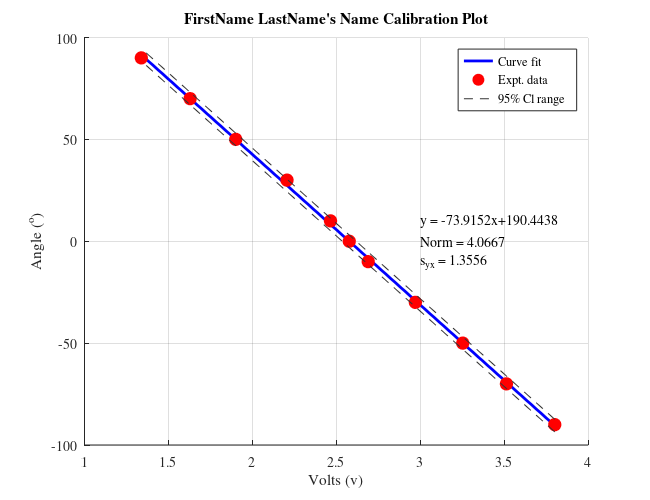
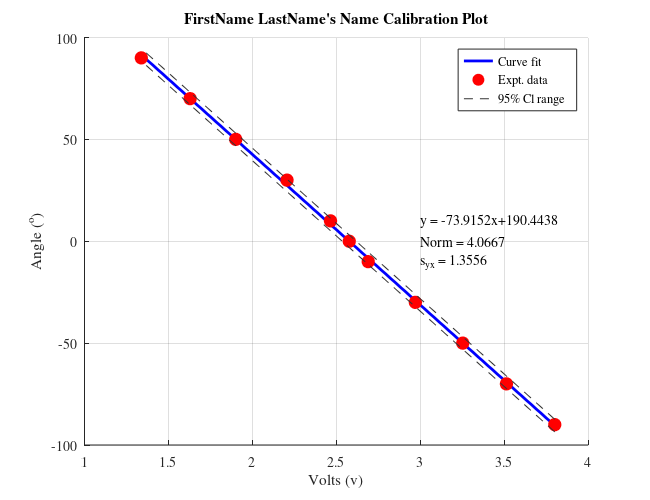

Source code (MATLAB) for these figures, in order:
% This is a generic program to generate calibration plot and provide slope
% and intercept data; This code can be used for calibration for other
% experiments too.
%%%%%%%%%%%%%%%%%%%%%%%%%%%%%%%%%%%%%%%%%%%%%%%
% Date: 7/18/25
% Dr. Christopher Bitikofer
% This is a basic program to demonstrate the use of polyfit command and
% calculate norm and standard error of fit.
% User has to provide appropriate information - see beginning of code
%%%%%%%%%%%%%%%%%%%%%%%%%%%%%%%%%%%%%%%%%%%%%%%
clear; close all; clc

%% User have to manually add information- change x, y, and t_nuP values as required.
x = [3.8005 3.5127 3.2527 2.9704 2.6897 2.5767 2.465 2.206 1.9007 1.6289 1.3384]; % Example Voltage Data
y = [-90 -70 -50 -30 -10 0 10 30 50 70 90]; % Angular Location of Pendulum
t_nuP= 2.262; % Value read from t-student's table
plotTitle = 'FirstName LastName''s Name Calibration Plot';

%% End of user information
[p,s] = polyfit (x,y,1); % Curve fitting with 1st order fit
xfit = x;% Generating x-data for curve fitting
yfit = polyval(p,xfit);
nu = s.df; % Getting degree of freedom for the curve fit 
norm = s.normr; % Getting the norm of the curve fitting
syx = norm/sqrt(nu);

%% Generating figure with specific size
figure(1)
set(gcf,'color',[1 1 1],'unit','inches','position',[0.50 0.50 6.50 5],...
    'defaultaxesfontsize',10,'defaultaxesfontname','times');
% Plotting data
plot(xfit,yfit,'b-','linewidth',2);hold on
plot(x,y,'ro','markersize',9,'markerfacecolor','r')
xlabel('Volts (v)')
ylabel('Angle (^{o})')
box off; grid on;

%% Adding 95% confidence level lines in the plot
y_cl_low = yfit - t_nuP*syx; % Using regression analysis
y_cl_up  = yfit + t_nuP*syx;
plot(xfit,y_cl_low,'--','color',[0.2 0.2 0.2], 'HandleVisibility','off');
plot(xfit,y_cl_up,'--','color',[0.2 0.2 0.2]);

%% Adding legend and title
legend('Curve fit','Expt. data','95% Cl range','location','Northeast')
title(plotTitle)

%% Adding text with relevant curvefitting information
text(3,10,sprintf('y = %3.4fx+%3.4f',p(1),p(2)),'Fontname','times')
text(3,0,sprintf('Norm = %3.4f',s.normr),'Fontname','times')
text(3,-10,sprintf('s_{yx} = %3.4f',syx),'Fontname','times')

%% Saving the files in png and pdf format
figName = ['../Figures/Student_Name_Exp02_Part1'];
set(gcf,'PaperPositionMode','auto')
print(figName,'-dpng','-r600')
set(gcf,'PaperUnits','inches','Units','inches');
figpos = get(gcf,'Position');
set(gcf,'Papersize',figpos(3:4),'Units','inches');
print(figName,'-dpdf')